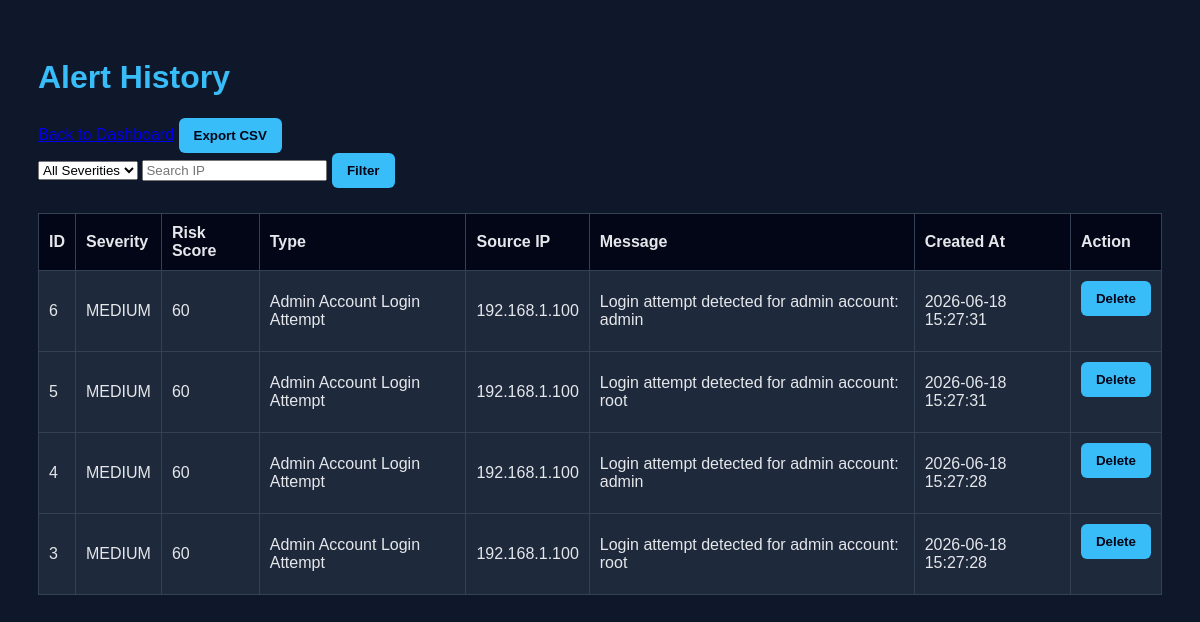
Page /history on the earlier database version.
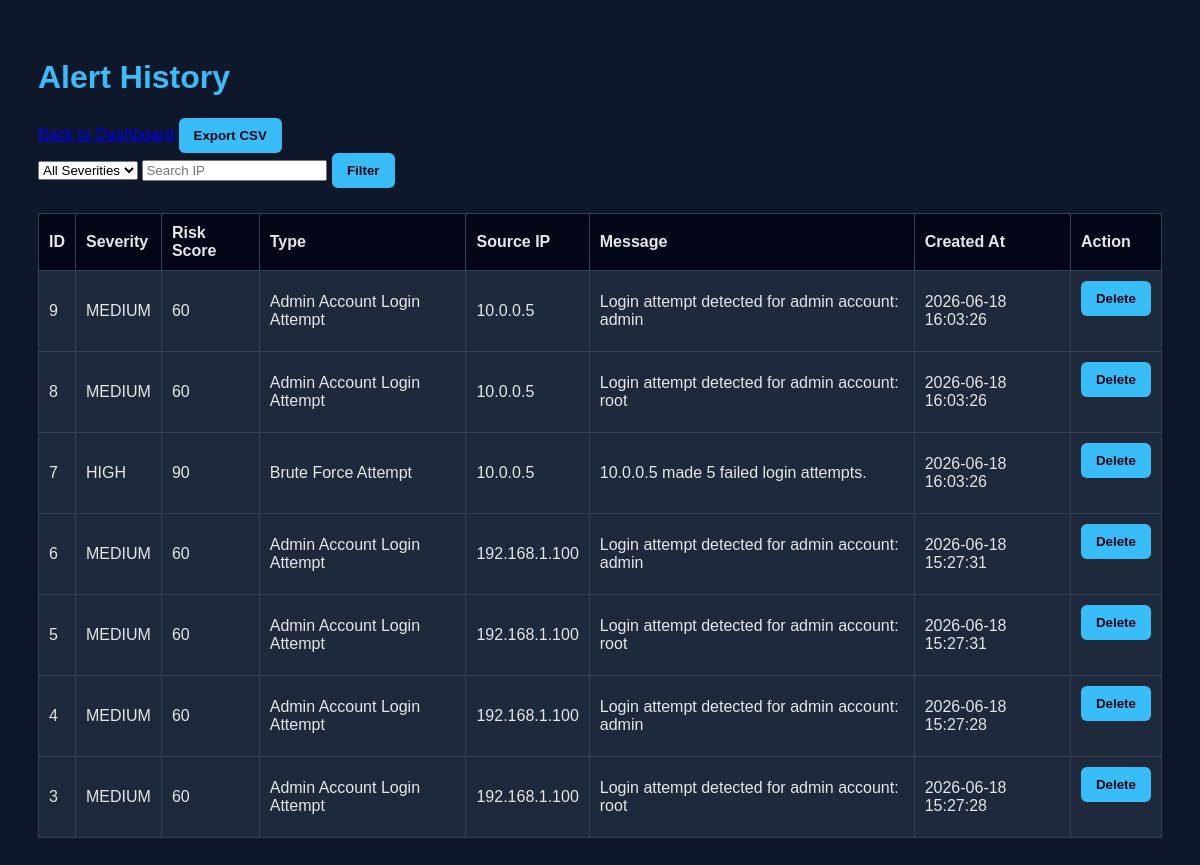
Same page on the later database version.
### tables this page shows
CREATE TABLE alerts (
            id INTEGER PRIMARY KEY AUTOINCREMENT,
            severity TEXT,
            risk_score INTEGER,
            alert_type TEXT,
            source_ip TEXT,
            message TEXT,
            created_at TEXT
        );

### app.py (the view)
@app.route("/history")
def history():
    severity = request.args.get("severity")
    source_ip = request.args.get("source_ip")
    if severity or source_ip:
        alerts = search_alerts(severity, source_ip)
    else:
        alerts = get_alert_history()
    return render_template(
        "history.html",
        alerts=alerts,
        selected_severity=severity or "",
        searched_ip=source_ip or ""
    )

### database.py (called while the page is built)
def get_alert_history():
    conn = sqlite3.connect(DB_NAME)
    cursor = conn.cursor()
    cursor.execute("""
        SELECT id, severity, risk_score, alert_type, source_ip, message, created_at
        FROM alerts
        ORDER BY id DESC
    """)
    rows = cursor.fetchall()
    conn.close()
    alerts = []
    for row in rows:
        alerts.append({
            "id": row[0],
            "severity": row[1],
            "risk_score": row[2],
            "type": row[3],
            "ip": row[4],
            "message": row[5],
            "created_at": row[6]
        })
    return alerts

### templates/history.html (shortened to what this page needs)
<!DOCTYPE html>
<html>
<head>
    <link rel="stylesheet" href="/static/style.css">
</head>
<body>
    <h1>Alert History</h1>
    <a href="/">Back to Dashboard</a>
    <a href="/export">
    <button type="button">Export CSV</button>
</a>
    <form method="GET" action="/history">
    <select name="severity">
        <option value="">All Severities</option>
    </select>
    <input type="text" name="source_ip" placeholder="Search IP" value="{{ searched_ip }}">
    <button type="submit">Filter</button>
</form>
    <table>
        <tr>
            <th>ID</th>
            <th>Severity</th>
            <th>Risk Score</th>
            <th>Type</th>
            <th>Source IP</th>
            <th>Message</th>
            <th>Created At</th>
             <th>Action</th>
        </tr>
        {% for alert in alerts %}
        <tr>
            <td>{{ alert.id }}</td>
            <td>{{ alert.severity }}</td>
            <td>{{ alert.risk_score }}</td>
            <td>{{ alert.type }}</td>
            <td>{{ alert.ip }}</td>
            <td>{{ alert.message }}</td>
            <td>{{ alert.created_at }}</td>
             <td>
            <form method="POST" action="/delete/{{ alert.id }}">
                <button type="submit">Delete</button>
            </form>
        </td>
        </tr>
        {% endfor %}
    </table>
</body>
</html>

### static/style.css (style rules this page uses)
body { font-family: Arial, sans-serif; background: #0f172a; color: #e5e7eb; padding: 30px; }
h1 { color: #38bdf8; }
table { width: 100%; border-collapse: collapse; background: #1e293b; }
th, td { border: 1px solid #334155; padding: 10px; text-align: left; }
th { background: #020617; }
form { margin-bottom: 25px; }
button { background: #38bdf8; color: #020617; border: none; padding: 10px 15px; border-radius: 6px; font-weight: bold; cursor: pointer; }

Differences in the rows shown:
added alerts: id "9", severity "MEDIUM", risk_score "60", type "Admin Account Login Attempt", ip "10.0.0.5", message "Login attempt detected for admin account: admin", created_at "2026-06-18 16:03:26"
added alerts: id "8", severity "MEDIUM", risk_score "60", type "Admin Account Login Attempt", ip "10.0.0.5", message "Login attempt detected for admin account: root", created_at "2026-06-18 16:03:26"
added alerts: id "7", severity "HIGH", risk_score "90", type "Brute Force Attempt", ip "10.0.0.5", message "10.0.0.5 made 5 failed login attempts.", created_at "2026-06-18 16:03:26"
